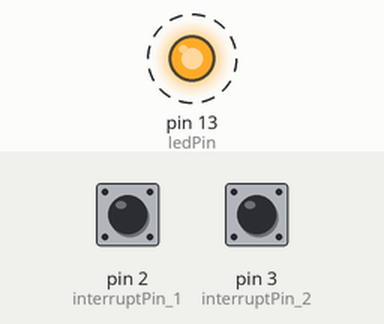
A sketch run on a simulated Arduino Uno, built with avr-gcc and run on an emulated ATmega328P. Parts: output pins drawn as LEDs (lit = HIGH). Dashed ring = blinking. The test bench sets the inputs (shaded band); at power-on: pin 2 (interruptPin_1) HIGH, pin 3 (interruptPin_2) HIGH.

Above: at 0.5 s.
Timing chart, 0 to 4.6 s (numbered marks = the images above):
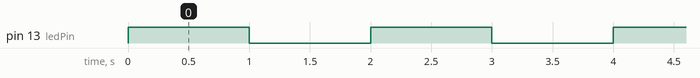

Measured:
- by itself, pin 13 (ledPin): alternates HIGH for 1.0 s and LOW for 1.0 s

The sketch:

Oppgave_6_2.ino
```cpp
const byte ledPin = 13;
const byte interruptPin_1 = 2;
const byte interruptPin_2 = 3;

unsigned int interval = 1000;
void setup() {
  pinMode(ledPin, OUTPUT);

  pinMode(interruptPin_1, INPUT_PULLUP);
  pinMode(interruptPin_2, INPUT_PULLUP);

  attachInterrupt(digitalPinToInterrupt(interruptPin_1), blinkTimeAdd, RISING);
  attachInterrupt(digitalPinToInterrupt(interruptPin_2), blinkTimeDec, RISING);

}

void loop() {
  digitalWrite(ledPin, HIGH);
  delay(interval);
  digitalWrite(ledPin, LOW);
  delay(interval);
}

void blinkTimeDec() {
  if (interval != 100){
      interval -= 100;
      delay(50);
  }
}

void blinkTimeAdd() {
  interval += 100;
  delay(50);
}
```
